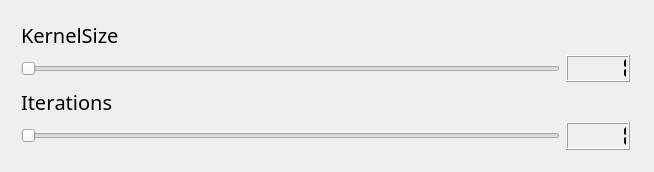
<?xml version="1.0" encoding="UTF-8"?>
<ui version="4.0">
 <class>MedianFilterStepDialog</class>
 <widget class="QDialog" name="MedianFilterStepDialog">
  <property name="geometry">
   <rect>
    <x>0</x>
    <y>0</y>
    <width>654</width>
    <height>172</height>
   </rect>
  </property>
  <property name="windowTitle">
   <string>MedianFilterStepDialog</string>
  </property>
  <widget class="QWidget" name="layoutWidget">
   <property name="geometry">
    <rect>
     <x>10</x>
     <y>10</y>
     <width>631</width>
     <height>151</height>
    </rect>
   </property>
   <layout class="QVBoxLayout" name="verticalLayout">
    <item>
     <widget class="QLabel" name="label">
      <property name="font">
       <font>
        <family>Replica-Bold</family>
        <pointsize>15</pointsize>
        <kerning>false</kerning>
       </font>
      </property>
      <property name="text">
       <string>KernelSize</string>
      </property>
     </widget>
    </item>
    <item>
     <layout class="QHBoxLayout" name="horizontalLayout">
      <item>
       <widget class="QSlider" name="kernelSizeSlider">
        <property name="minimum">
         <number>1</number>
        </property>
        <property name="value">
         <number>1</number>
        </property>
        <property name="orientation">
         <enum>Qt::Horizontal</enum>
        </property>
       </widget>
      </item>
      <item>
       <widget class="QLCDNumber" name="kernelSizeNumber">
        <property name="segmentStyle">
         <enum>QLCDNumber::Flat</enum>
        </property>
        <property name="value" stdset="0">
         <double>1.000000000000000</double>
        </property>
        <property name="intValue" stdset="0">
         <number>1</number>
        </property>
       </widget>
      </item>
     </layout>
    </item>
    <item>
     <widget class="QLabel" name="label_2">
      <property name="font">
       <font>
        <family>Replica-Bold</family>
        <pointsize>15</pointsize>
        <kerning>false</kerning>
       </font>
      </property>
      <property name="text">
       <string>Iterations</string>
      </property>
     </widget>
    </item>
    <item>
     <layout class="QHBoxLayout" name="horizontalLayout_2">
      <item>
       <widget class="QSlider" name="iterationsSlider">
        <property name="minimum">
         <number>1</number>
        </property>
        <property name="value">
         <number>1</number>
        </property>
        <property name="orientation">
         <enum>Qt::Horizontal</enum>
        </property>
       </widget>
      </item>
      <item>
       <widget class="QLCDNumber" name="iterationsNumber">
        <property name="segmentStyle">
         <enum>QLCDNumber::Flat</enum>
        </property>
        <property name="intValue" stdset="0">
         <number>1</number>
        </property>
       </widget>
      </item>
     </layout>
    </item>
   </layout>
  </widget>
 </widget>
 <layoutdefault spacing="6" margin="11"/>
 <resources/>
 <connections>
  <connection>
   <sender>iterationsSlider</sender>
   <signal>valueChanged(int)</signal>
   <receiver>iterationsNumber</receiver>
   <slot>display(int)</slot>
   <hints>
    <hint type="sourcelabel">
     <x>71</x>
     <y>160</y>
    </hint>
    <hint type="destinationlabel">
     <x>151</x>
     <y>161</y>
    </hint>
   </hints>
  </connection>
  <connection>
   <sender>kernelSizeSlider</sender>
   <signal>valueChanged(int)</signal>
   <receiver>kernelSizeNumber</receiver>
   <slot>display(int)</slot>
   <hints>
    <hint type="sourcelabel">
     <x>72</x>
     <y>61</y>
    </hint>
    <hint type="destinationlabel">
     <x>152</x>
     <y>62</y>
    </hint>
   </hints>
  </connection>
 </connections>
</ui>
